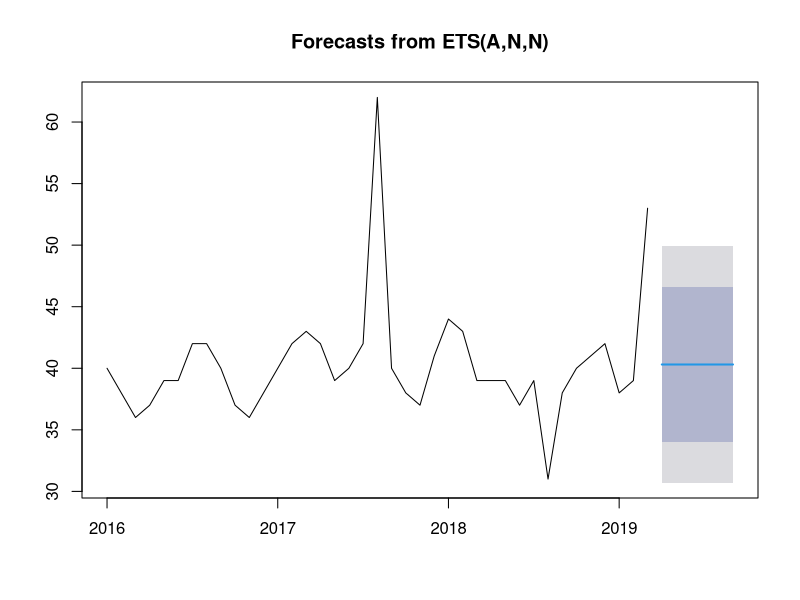
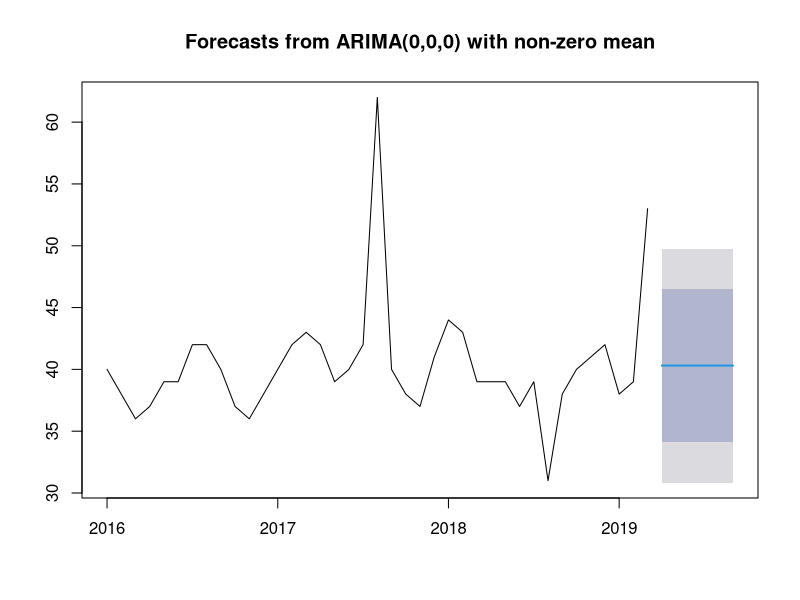

Generate these figures, in order, with R:
# @ Jade Wang
# 04/22/2019

rm(list=ls())
library(forecast)
# Initialize data
sales <- c(40,38,36,37,39,39,42,42,40,37,36,38,
           40,42,43,42,39,40,42,62,40,38,37,41,
           44,43,39,39,39,37,39,31,38,40,41,42,
           38,39,53)
# Time series
TS_sales <- ts(sales, start = c(2016,1), frequency = 12)

# ARIMA
sales_model1 = ets(TS_sales)
sales_model2 = auto.arima(TS_sales)
sales_ets = forecast(sales_model1, h=6)
sales_arima = forecast(sales_model2, h=6)
sales_ets
sales_arima

# Plot the graphs
plot(sales_ets)
plot(sales_arima)